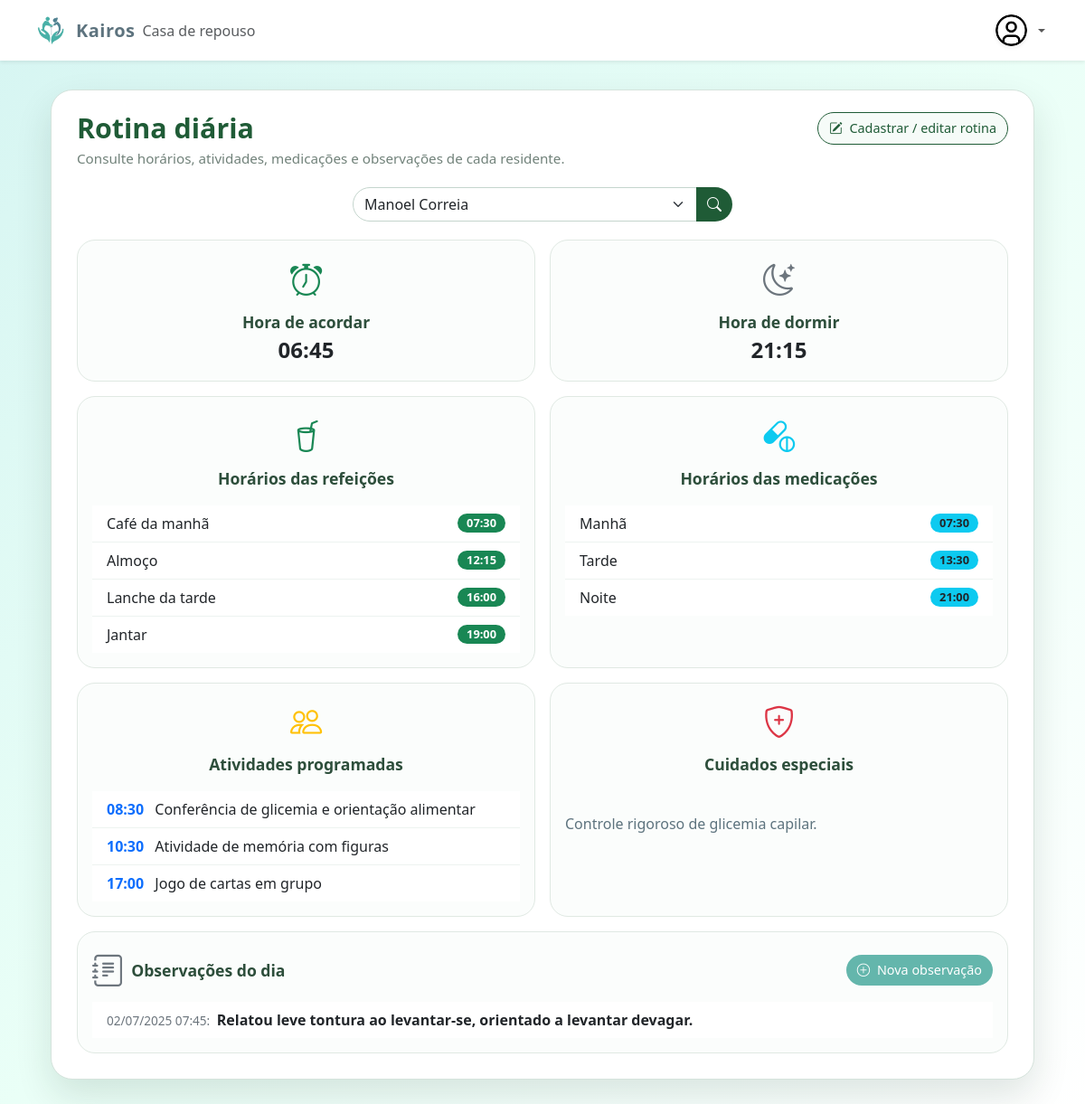
/rotina.php?residente_id=202 (signed in), run on the app's committed database.
### tables this page shows
CREATE TABLE `tb_rotina_residente` (
  `id` int(11) NOT NULL,
  `resident_id` int(11) NOT NULL,
  `hora_acordar` time NOT NULL,
  `hora_dormir` time NOT NULL,
  `refeicao_cafe` time NOT NULL,
  `refeicao_almoco` time NOT NULL,
  `refeicao_lanche` time NOT NULL,
  `refeicao_jantar` time NOT NULL,
  `medicacao_manha` time NOT NULL,
  `medicacao_tarde` time NOT NULL,
  `medicacao_noite` time NOT NULL,
  `cuidados_especiais` text DEFAULT NULL,
  `criado_em` datetime DEFAULT current_timestamp(),
  `atualizado_em` datetime DEFAULT current_timestamp() ON UPDATE current_timestamp()
);

CREATE TABLE `tb_rotina_atividade` (
  `id` int(11) NOT NULL,
  `rotina_id` int(11) NOT NULL,
  `hora` time NOT NULL,
  `descricao` varchar(255) NOT NULL
);

CREATE TABLE `tb_observacoes_dia` (
  `id` int(11) NOT NULL,
  `resident_id` int(11) NOT NULL,
  `observacao` text NOT NULL,
  `data_hora` datetime NOT NULL DEFAULT current_timestamp()
);

### rotina.php (the view, shortened to what this page needs)
<?php
include_once "header.php";
include_once "dbConnection.php";
$residentes = [];
try {
    $stmt = $pdo->query("
        SELECT r.id, r.nome
        FROM tb_residentes r
        INNER JOIN tb_rotina_residente rr ON rr.resident_id = r.id
        GROUP BY r.id, r.nome
        ORDER BY r.nome
    ");
    $residentes = $stmt->fetchAll(PDO::FETCH_ASSOC);
} catch (Exception $e) {
    echo '<div class="alert alert-danger text-center">Erro ao buscar residentes: ' . htmlspecialchars($e->getMessage()) . '</div>';
}
$residente_id = $_GET['residente_id'] ?? ($_POST['residente_id'] ?? '');
$residente = null;
$rotina = null;
$atividades = [];
$cuidados = '';
$observacoes = [];
if ($residente_id) {
    $stmt = $pdo->prepare("SELECT * FROM tb_residentes WHERE id = ?");
    $stmt->execute([$residente_id]);
    $residente = $stmt->fetch(PDO::FETCH_ASSOC);
    if ($residente) {
        $stmt = $pdo->prepare("SELECT * FROM tb_rotina_residente WHERE resident_id = ? ORDER BY criado_em DESC LIMIT 1");
        $stmt->execute([$residente['id']]);
        $rotina = $stmt->fetch(PDO::FETCH_ASSOC);
        if ($rotina) {
            $stmt = $pdo->prepare("SELECT * FROM tb_rotina_atividade WHERE rotina_id = ? ORDER BY hora");
            $stmt->execute([$rotina['id']]);
            $atividades = $stmt->fetchAll(PDO::FETCH_ASSOC);
            $cuidados = $rotina['cuidados_especiais'];
        }
    }
}
if ($residente_id) {
    $stmt = $pdo->prepare("SELECT observacao, data_hora FROM tb_observacoes_dia WHERE resident_id = ? ORDER BY data_hora DESC");
    $stmt->execute([$residente_id]);
    $observacoes = $stmt->fetchAll(PDO::FETCH_ASSOC);
}
?>
<main>
  <div class="page-shell">
    <div class="page-card">
      <header class="mb-3 d-flex justify-content-between align-items-start flex-wrap gap-2">
        <div>
          <h1 class="page-header-title mb-1">Rotina diária</h1>
          <p class="page-header-sub mb-0">
            Consulte horários, atividades, medicações e observações de cada residente.
          </p>
        </div>
        <a href="rotinaCadastro.php" class="btn btn-pill-primary">
          <i class="bi bi-pencil-square me-1"></i> Cadastrar / editar rotina
        </a>
      </header>
      <section class="search-shell text-center">
        <form class="d-flex justify-content-center" method="get" action="rotina.php">
          <div class="input-group" style="max-width:420px;">
            <select class="form-select search-select" name="residente_id" required>
              <?php foreach ($residentes as $r): ?>
                <option value="<?= $r['id'] ?>" <?= ($residente_id == $r['id']) ? 'selected' : '' ?>>
                  <?= htmlspecialchars($r['nome']) ?>
                </option>
              <?php endforeach; ?>
            </select>
            <button class="btn btn-search" type="submit">
              <i class="bi bi-search"></i>
            </button>
          </div>
        </form>
      </section>
      <?php if ($residente && $rotina): ?>
        <section class="mb-3">
          <div class="row g-3">
            <div class="col-md-6">
              <div class="card summary-card">
                <div class="card-body text-center py-3">
                  <i class="bi bi-alarm summary-icon text-success"></i>
                  <div class="mt-2 section-title">Hora de acordar</div>
                  <div class="fs-4 fw-semibold">
                    <?= htmlspecialchars(substr($rotina['hora_acordar'],0,5)) ?>
                  </div>
                </div>
              </div>
            </div>
            <div class="col-md-6">
              <div class="card summary-card">
                <div class="card-body text-center py-3">
                  <i class="bi bi-moon-stars summary-icon text-secondary"></i>
                  <div class="mt-2 section-title">Hora de dormir</div>
                  <div class="fs-4 fw-semibold">
                    <?= htmlspecialchars(substr($rotina['hora_dormir'],0,5)) ?>
                  </div>
                </div>
              </div>
            </div>
          </div>
        </section>
        <section class="mt-2">
          <div class="row g-3">
            <div class="col-md-6">
              <div class="card summary-card h-100">
                <div class="card-body">
                  <div class="text-center">
                    <i class="bi bi-cup-straw summary-icon text-success"></i>
                    <div class="mt-2 section-title">Horários das refeições</div>
                  </div>
                  <ul class="list-group list-group-flush mt-3">
                    <li class="list-group-item d-flex justify-content-between align-items-center">
                      Café da manhã
                      <span class="badge bg-success badge-time">
                        <?= htmlspecialchars(substr($rotina['refeicao_cafe'],0,5)) ?>
                      </span>
                    </li>
                    <li class="list-group-item d-flex justify-content-between align-items-center">
                      Almoço
                      <span class="badge bg-success badge-time">
                        <?= htmlspecialchars(substr($rotina['refeicao_almoco'],0,5)) ?>
                      </span>
                    </li>
                    <li class="list-group-item d-flex justify-content-between align-items-center">
                      Lanche da tarde
                      <span class="badge bg-success badge-time">
                        <?= htmlspecialchars(substr($rotina['refeicao_lanche'],0,5)) ?>
                      </span>
                    </li>
                    <li class="list-group-item d-flex justify-content-between align-items-center">
                      Jantar
                      <span class="badge bg-success badge-time">
                        <?= htmlspecialchars(substr($rotina['refeicao_jantar'],0,5)) ?>
                      </span>
                    </li>
                  </ul>
                </div>
              </div>
            </div>
            <div class="col-md-6">
              <div class="card summary-card h-100">
                <div class="card-body">
                  <div class="text-center">
                    <i class="bi bi-capsule-pill summary-icon text-info"></i>
                    <div class="mt-2 section-title">Horários das medicações</div>
                  </div>
                  <ul class="list-group list-group-flush mt-3">
                    <li class="list-group-item d-flex justify-content-between align-items-center">
                      Manhã
                      <span class="badge bg-info text-dark badge-time">
                        <?= htmlspecialchars(substr($rotina['medicacao_manha'],0,5)) ?>
                      </span>
                    </li>
                    <li class="list-group-item d-flex justify-content-between align-items-center">
                      Tarde
                      <span class="badge bg-info text-dark badge-time">
                        <?= htmlspecialchars(substr($rotina['medicacao_tarde'],0,5)) ?>
                      </span>
                    </li>
                    <li class="list-group-item d-flex justify-content-between align-items-center">
                      Noite
                      <span class="badge bg-info text-dark badge-time">
                        <?= htmlspecialchars(substr($rotina['medicacao_noite'],0,5)) ?>
                      </span>
                    </li>
                  </ul>
                </div>
              </div>
            </div>
            <div class="col-md-6">
              <div class="card summary-card h-100">
                <div class="card-body">
                  <div class="text-center">
                    <i class="bi bi-people summary-icon text-warning"></i>
                    <div class="mt-2 section-title">Atividades programadas</div>
                  </div>
                  <ul class="list-group list-group-flush mt-3">
                    <?php foreach ($atividades as $atv): ?>
                      <li class="list-group-item">
                        <span class="fw-bold text-primary me-2">
                          <?= htmlspecialchars(substr($atv['hora'],0,5)) ?>
                        </span>
                        <?= htmlspecialchars($atv['descricao']) ?>
                      </li>
                    <?php endforeach; ?>
                  </ul>
                </div>
              </div>
            </div>
            <div class="col-md-6">
              <div class="card summary-card h-100">
                <div class="card-body">
                  <div class="text-center">
                    <i class="bi bi-shield-plus summary-icon text-danger"></i>
                    <div class="mt-2 section-title">Cuidados especiais</div>
                  </div>
                  <div class="mt-3">
                    <p class="mb-0" style="white-space:pre-line;">
                      <?= nl2br(htmlspecialchars($cuidados)) ?>
                    </p>
                  </div>
                </div>
              </div>
            </div>
            <div class="col-12">
              <div class="card summary-card">
                <div class="card-body">
                  <div class="d-flex align-items-center justify-content-between flex-wrap gap-2 mb-2">
                    <div class="d-flex align-items-center gap-2">
                      <i class="bi bi-journal-text summary-icon text-secondary"></i>
                      <div class="section-title mb-0">Observações do dia</div>
                    </div>
                    <?php if ($residente_id): ?>
                      <button type="button"
                              class="btn btn-pill-accent"
                              data-bs-toggle="modal"
                              data-bs-target="#novaObservacaoModal">
                        <i class="bi bi-plus-circle me-1"></i> Nova observação
                      </button>
                    <?php endif; ?>
                  </div>
                  <ul class="list-group list-group-flush mt-2">
                    <?php foreach ($observacoes as $obs): ?>
                      <li class="list-group-item">
                        <span class="text-secondary" style="font-size:0.85rem;">
                          <?= date('d/m/Y H:i', strtotime($obs['data_hora'])) ?>:
                        </span>
                        <span class="fw-semibold ms-1">
                          <?= htmlspecialchars($obs['observacao']) ?>
                        </span>
                      </li>
                    <?php endforeach; ?>
                  </ul>
                </div>
              </div>
            </div>
          </div>
        </section>
      <?php elseif ($residente_id): ?>
        <div class="alert alert-warning text-center mt-4">
          Residente não encontrado ou sem rotina cadastrada.
        </div>
      <?php endif; ?>
    </div>
  </div>
</main>
<link rel="stylesheet" href="https://cdn.jsdelivr.net/npm/bootstrap-icons@1.11.3/font/bootstrap-icons.min.css">
<?php include_once "footer.php"; ?>

### style.css (style rules this page uses)
p { color: #5D737E; }
body { background: linear-gradient(to bottom right, #d6f5f2, #eafff7, #ffffff); min-height: 100vh; }
.badge { font-size: 0.9rem; padding: 6px 12px; border-radius: 12px; }

### rotina.php (style rules this page uses)
body { background-color:#E5F2E8; }
.page-shell { max-width:1120px; margin:0 auto; padding:32px 16px 40px; }
.page-card { background:#FFFFFF; border-radius:24px; box-shadow:0 18px 40px rgba(12,39,26,0.12); border:1px solid #D5E3DC; padding:24px 28px 28px; }
.page-header-title { font-size:1.9rem; font-weight:700; color:#1F5B36; }
.page-header-sub { font-size:0.95rem; color:#71827A; }
.search-shell { margin-top:20px; margin-bottom:20px; }
.search-select { border-radius:999px 0 0 999px; border:1px solid #C4D5CD; }
.btn-search { border-radius:0 999px 999px 0; background:#1F5B36; border:none; color:#FFFFFF; }
.summary-card { border-radius:20px; border:1px solid #E0E9E3; background:#FBFDFC; }
.summary-icon { font-size:2.2rem; }
.section-title { font-size:1.1rem; font-weight:600; color:#2D4E3B; }
.list-group-item { border-color:#EDF3F0; }
.badge-time { border-radius:999px; padding:4px 10px; font-size:0.8rem; }
.btn-pill-primary { border-radius:999px; border:1px solid #1F5B36; background:#F6FBF8; color:#1F5B36; font-size:0.9rem; }
.btn-pill-accent { border-radius:999px; background:#64B6AC; border:none; color:#FFFFFF; font-size:0.9rem; }

### data on the page
tb_rotina_residente: hora_acordar "06:45", hora_dormir "21:15", refeicao_cafe "07:30", refeicao_almoco "12:15", refeicao_lanche "16:00", refeicao_jantar "19:00", medicacao_manha "07:30", medicacao_tarde "13:30", medicacao_noite "21:00", cuidados_especiais "Controle rigoroso de glicemia capilar."
tb_rotina_atividade: hora "08:30", descricao "Conferência de glicemia e orientação alimentar"
tb_rotina_atividade: hora "10:30", descricao "Atividade de memória com figuras"
tb_rotina_atividade: hora "17:00", descricao "Jogo de cartas em grupo"
tb_observacoes_dia: data_hora "02/07/2025 07:45", observacao "Relatou leve tontura ao levantar-se, orientado a levantar devagar."

### other printed values
form field residente_id "Manoel Correia"
